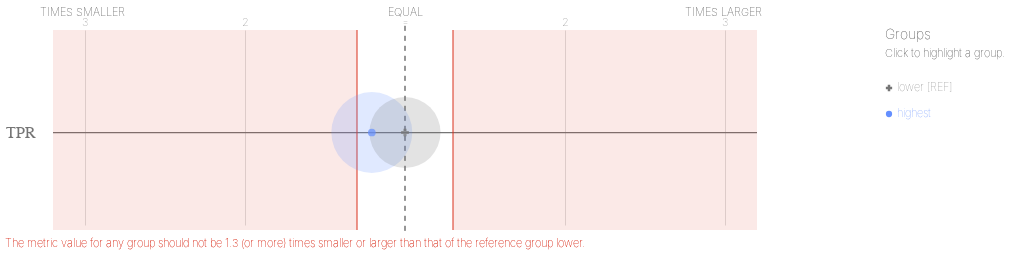

Write notebook code for a chart like this one.
### Markdown cell above
Remember here that we would choose 1,000 at random from the 6,500 with predicted class 1, so the expected value for the recall disparity of this randomly-selected set would just be the value of full set (that is, the recall of each subgroup would, on average, be proportionally lower in the sub-sample):

### Code cell
df = pd.merge(new_preds, test_attrdf, how='left', on=['entity_id','as_of_date'], left_index=True, right_index=False, sort=True, copy=True)
df = df.rename(columns = {label_col:'label_value'})

g = Group()
b = Bias()

xtab, _ = g.get_crosstabs(df[['score','label_value',attr_col]].copy())
bdf = b.get_disparity_predefined_groups(xtab, original_df=df, ref_groups_dict=protected_attribute_ref_group)

ap.disparities(bdf, metrics, attr_col, fairness_threshold=disparity_threshold)

### Figure 1 — Vega-Lite specification as saved in the notebook (floating-point values rounded to 4 significant figures)
{"config": {"view": {"continuousWidth": 400, "continuousHeight": 300, "strokeWidth": 0}, "axisLeft": {"labelColor": "rgb(117,117,117)", "labelFont": "Arial", "labelFontSize": 16}}, "layer": [{"data": {"name": "data-b3bcfd1decd67fb31f95ea5e1bcd9e64"}, "mark": {"type": "rule", "stroke": "rgb(117,117,117)", "strokeWidth": 1.25, "tooltip": ""}, "encoding": {"x": {"type": "quantitative", "field": "x", "scale": {"domain": [-2, 2], "range": [80.0, 720.0]}}, "x2": {"field": "x2"}, "y": {"type": "nominal", "axis": {"domain": false, "labelAngle": 0, "labelPadding": -30, "orient": "left", "ticks": false, "title": ""}, "field": "metric", "scale": {"domain": ["TPR"], "range": [30, 225.0]}}}}, {"data": {"name": "data-79dd248bdaa0ea02c535240e8ad022c8"}, "mark": {"type": "rule", "stroke": "rgb(117,117,117)", "strokeDash": [5, 5], "strokeWidth": 1}, "encoding": {"tooltip": {"value": "lower [REF]"}, "x": {"value": 400.0}, "y": {"value": 20.83}, "y2": {"value": 229.2}}}, {"data": {"name": "data-bf3bbf11504879c3d6556966f4853596"}, "mark": {"type": "text", "align": "center", "color": "rgb(117,117,117)", "font": "Arial", "fontSize": 11, "fontWeight": 100, "tooltip": ""}, "encoding": {"text": {"type": "nominal", "field": "label"}, "x": {"type": "quantitative", "field": "value", "scale": {"domain": [-2, 2], "range": [80.0, 720.0]}}, "y": {"value": 17.5}}}, {"layer": [{"mark": {"type": "text", "align": "right", "fill": "rgb(117,117,117)", "font": "Arial", "fontSize": 11, "fontWeight": 100, "tooltip": ""}, "encoding": {"text": {"value": "TIMES SMALLER"}, "x": {"value": 120.0}, "y": {"value": 7.5}}}, {"mark": {"type": "text", "align": "left", "fill": "rgb(117,117,117)", "font": "Arial", "fontSize": 11, "fontWeight": 100, "tooltip": ""}, "encoding": {"text": {"value": "TIMES LARGER"}, "x": {"value": 680.0}, "y": {"value": 7.5}}}, {"mark": {"type": "text", "align": "center", "fill": "rgb(117,117,117)", "font": "Arial", "fontSize": 11, "fontWeight": 100, "tooltip": ""}, "encoding": {"text": {"value": "EQUAL"}, "x": {"value": 400.0}, "y": {"value": 7.5}}}], "data": {"name": "data-79dd248bdaa0ea02c535240e8ad022c8"}}, {"layer": [{"mark": {"type": "rule", "opacity": 0.8, "stroke": "rgb(217, 46, 28)", "strokeWidth": 1.25, "tooltip": ""}, "encoding": {"x": {"type": "quantitative", "field": "min", "scale": {"domain": [-2, 2], "range": [80.0, 720.0]}}, "y": {"value": 25.0}, "y2": {"value": 225.0}}}, {"mark": {"type": "rule", "opacity": 0.8, "stroke": "rgb(217, 46, 28)", "strokeWidth": 1.25, "tooltip": ""}, "encoding": {"x": {"type": "quantitative", "field": "max", "scale": {"domain": [-2, 2], "range": [80.0, 720.0]}}, "y": {"value": 25.0}, "y2": {"value": 225.0}}}, {"layer": [{"mark": {"type": "rect", "fill": "rgb(217, 46, 28)", "opacity": 0.1, "tooltip": ""}, "encoding": {"x": {"type": "quantitative", "field": "min", "scale": {"domain": [-2, 2], "range": [80.0, 720.0]}}, "x2": {"field": "lower_end"}, "y": {"value": 25.0}, "y2": {"value": 225.0}}}, {"mark": {"type": "rect", "fill": "rgb(217, 46, 28)", "opacity": 0.1, "tooltip": ""}, "encoding": {"x": {"type": "quantitative", "field": "max", "scale": {"domain": [-2, 2], "range": [80.0, 720.0]}}, "x2": {"field": "upper_end"}, "y": {"value": 25.0}, "y2": {"value": 225.0}}}]}, {"data": {"name": "data-79dd248bdaa0ea02c535240e8ad022c8"}, "mark": {"type": "text", "align": "left", "baseline": "top", "fill": "rgb(217, 46, 28)", "font": "Arial", "fontSize": 11, "fontWeight": 100, "tooltip": ""}, "encoding": {"text": {"value": "The metric value for any group should not be 1.3 (or more) times smaller or larger than that of the reference group lower."}, "x": {"value": 0}, "y": {"value": 233.3}}}], "data": {"name": "data-b643063563633c31a45d634da5f365b2"}}, {"layer": [{"mark": "circle"}, {"data": {"name": "data-fb7d00e027623dc72e895d2f3e14d913"}, "mark": {"type": "circle", "opacity": 0.2}, "encoding": {"color": {"condition": {"type": "nominal", "field": "attribute_value", "legend": null, "scale": {"domain": ["lower", "highest"], "range": ["rgb(117,117,117)", "rgb(100, 143, 255)", "rgb(254, 97, 0)", "rgb(220, 38, 127)", "rgb(255, 176, 0)", "rgb(120, 94, 240)"]}, "selection": "selector019"}, "value": "rgb(224,224,224)"}, "size": {"type": "quantitative", "field": "group_size", "legend": null, "scale": {"domain": [0, 11970.0], "range": [0, 7854.0]}}, "tooltip": [{"type": "nominal", "field": "attribute_value", "title": "Group"}, {"type": "nominal", "field": "tooltip_group_size", "title": "Group Size"}, {"type": "nominal", "field": "tooltip_disparity_explanation_tpr", "title": "Disparity"}, {"type": "quantitative", "field": "tpr", "format": ".2f", "title": "TPR"}], "x": {"type": "quantitative", "axis": {"domain": false, "labels": false, "ticks": false, "title": null, "values": [-2, -1, 1, 2]}, "field": "tpr_disparity_scaled", "scale": {"domain": [-2, 2], "range": [80.0, 720.0]}}, "y": {"type": "nominal", "axis": {"domain": false, "grid": false, "labels": false, "ticks": false, "title": " "}, "field": "metric_variable", "scale": {"domain": ["TPR"], "range": [30, 225.0]}}}, "selection": {"selector021": {"type": "multi", "empty": "all", "fields": ["attribute_value"]}}, "transform": [{"calculate": "'TPR'", "as": "metric_variable"}]}, {"layer": [{"mark": "point"}, {"data": {"name": "data-fb7d00e027623dc72e895d2f3e14d913"}, "mark": {"type": "point", "filled": true, "size": 60}, "encoding": {"color": {"condition": {"type": "nominal", "field": "attribute_value", "legend": null, "scale": {"domain": ["lower", "highest"], "range": ["rgb(117,117,117)", "rgb(100, 143, 255)", "rgb(254, 97, 0)", "rgb(220, 38, 127)", "rgb(255, 176, 0)", "rgb(120, 94, 240)"]}, "selection": "selector019"}, "value": "rgb(224,224,224)"}, "shape": {"type": "nominal", "field": "attribute_value", "legend": null, "scale": {"domain": ["lower", "highest"], "range": ["cross", "circle"]}}, "tooltip": [{"type": "nominal", "field": "attribute_value", "title": "Group"}, {"type": "nominal", "field": "tooltip_group_size", "title": "Group Size"}, {"type": "nominal", "field": "tooltip_disparity_explanation_tpr", "title": "Disparity"}, {"type": "quantitative", "field": "tpr", "format": ".2f", "title": "TPR"}], "x": {"type": "quantitative", "axis": {"domain": false, "labels": false, "ticks": false, "title": null, "values": [-2, -1, 1, 2]}, "field": "tpr_disparity_scaled", "scale": {"domain": [-2, 2], "range": [80.0, 720.0]}}, "y": {"type": "nominal", "axis": {"domain": false, "grid": false, "labels": false, "ticks": false, "title": " "}, "field": "metric_variable", "scale": {"domain": ["TPR"], "range": [30, 225.0]}}}, "selection": {"selector020": {"type": "multi", "empty": "all", "fields": ["attribute_value"]}}, "transform": [{"calculate": "'TPR'", "as": "metric_variable"}]}]}]}, {"layer": [{"mark": {"type": "point", "filled": true, "opacity": 1, "size": 39.48}, "encoding": {"color": {"condition": {"type": "nominal", "field": "attribute_value", "legend": null, "scale": {"domain": ["lower", "highest"], "range": ["rgb(117,117,117)", "rgb(100, 143, 255)", "rgb(254, 97, 0)", "rgb(220, 38, 127)", "rgb(255, 176, 0)", "rgb(120, 94, 240)"]}, "selection": "selector019"}, "value": "rgb(224,224,224)"}, "shape": {"type": "nominal", "field": "attribute_value", "legend": null, "scale": {"domain": ["lower", "highest"], "range": ["cross", "circle"]}}, "x": {"value": 884.0}, "y": {"type": "nominal", "axis": {"domain": false, "grid": false, "labels": false, "ticks": false, "title": " "}, "field": "attribute_value", "scale": {"domain": ["lower", "highest"], "range": [70, 122]}}}, "selection": {"selector019": {"type": "multi", "empty": "all", "fields": ["attribute_value"]}}}, {"mark": {"type": "text", "align": "left", "baseline": "middle", "font": "Arial", "fontSize": 11, "fontWeight": 100}, "encoding": {"color": {"condition": {"type": "nominal", "field": "attribute_value", "legend": null, "scale": {"domain": ["lower", "highest"], "range": ["rgb(117,117,117)", "rgb(100, 143, 255)", "rgb(254, 97, 0)", "rgb(220, 38, 127)", "rgb(255, 176, 0)", "rgb(120, 94, 240)"]}, "selection": "selector019"}, "value": "rgb(224,224,224)"}, "text": {"type": "nominal", "field": "label"}, "x": {"value": 892.0}, "y": {"type": "nominal", "axis": {"domain": false, "grid": false, "labels": false, "ticks": false, "title": " "}, "field": "attribute_value", "scale": {"domain": ["lower", "highest"], "range": [70, 122]}}}, "selection": {"selector022": {"type": "multi", "empty": "all", "fields": ["attribute_value"]}}}, {"data": {"name": "data-79dd248bdaa0ea02c535240e8ad022c8"}, "mark": {"type": "text", "align": "left", "baseline": "middle", "color": "rgb(117,117,117)", "font": "Arial", "fontSize": 11, "fontWeight": 100}, "encoding": {"text": {"value": "Click to highlight a group."}, "x": {"value": 880.0}, "y": {"value": 49}}}, {"data": {"name": "data-79dd248bdaa0ea02c535240e8ad022c8"}, "mark": {"type": "text", "align": "left", "baseline": "middle", "color": "rgb(117,117,117)", "font": "Arial", "fontSize": 14, "fontWeight": 100}, "encoding": {"text": {"value": "Groups"}, "x": {"value": 880.0}, "y": {"value": 30}}}], "data": {"name": "data-a5ebce136adcce28635ff1807ca7d132"}}], "height": 250, "resolve": {"scale": {"size": "independent", "y": "independent"}}, "width": 800, "$schema": "https://vega.github.io/schema/vega-lite/v4.8.1.json", "datasets": {"data-b3bcfd1decd67fb31f95ea5e1bcd9e64": [{"metric": "TPR", "x": -2.2, "x2": 2.2}], "data-79dd248bdaa0ea02c535240e8ad022c8": [{"a": 1, "b": 0}, {"a": 1, "b": 0}], "data-bf3bbf11504879c3d6556966f4853596": [{"value": -2, "label": 3}, {"value": -1, "label": 2}, {"value": 0, "label": "="}, {"value": 1, "label": 2}, {"value": 2, "label": 3}], "data-b643063563633c31a45d634da5f365b2": [{"min": -0.3, "max": 0.3, "lower_end": -2.2, "upper_end": 2.2}], "data-fb7d00e027623dc72e895d2f3e14d913": [{"attribute_name": "poverty_level", "attribute_value": "highest", "group_size": 9973, "total_entities": 17677, "tpr": 0.4075, "tpr_disparity": 0.8282, "tpr_disparity_scaled": -0.2074, "tooltip_group_size": "9,973 (56.42%)", "tooltip_disparity_explanation_tpr": "1.21 times smaller TPR than the reference group"}, {"attribute_name": "poverty_level", "attribute_value": "lower", "group_size": 7704, "total_entities": 17677, "tpr": 0.492, "tpr_disparity": 1.0, "tpr_disparity_scaled": 0.0, "tooltip_group_size": "7,704 (43.58%)", "tooltip_disparity_explanation_tpr": "Reference group"}], "data-a5ebce136adcce28635ff1807ca7d132": [{"attribute_value": "lower", "label": "lower [REF]"}, {"attribute_value": "highest", "label": "highest"}]}}
